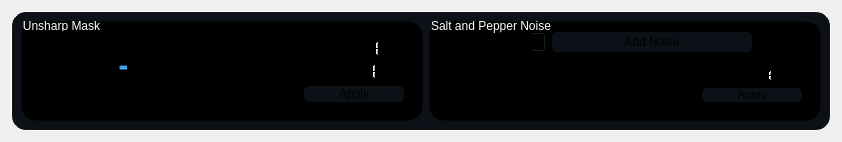
      <widget class="QWidget" name="tab_5">
       <attribute name="title">
        <string>Spatial Filtering</string>
       </attribute>
       <layout class="QGridLayout" name="gridLayout_13">
        <item row="0" column="0">
         <widget class="QGroupBox" name="main_groupBox_6">
          <property name="styleSheet">
           <string notr="true">QGroupBox {
background-color: rgb(13, 17, 23);
border: 1.2px solid #ffffff;
border-style: outset;
border-radius: 15px;
}
QGroupBox::title  {
    subcontrol-origin: margin;
    subcontrol-position: top left;
    padding: -5px 0px 0px 0px;
    color: rgb(255, 255, 255);
}</string>
          </property>
          <property name="title">
           <string/>
          </property>
          <layout class="QGridLayout" name="gridLayout_12">
           <item row="0" column="1">
            <widget class="QGroupBox" name="controls_groupBox_5">
             <property name="minimumSize">
              <size>
               <width>0</width>
               <height>100</height>
              </size>
             </property>
             <property name="maximumSize">
              <size>
               <width>16777215</width>
               <height>100</height>
              </size>
             </property>
             <property name="styleSheet">
              <string notr="true">background-color: black;
border-color: transparent;</string>
             </property>
             <property name="title">
              <string>Salt and Pepper Noise</string>
             </property>
             <layout class="QGridLayout" name="gridLayout_9">
              <item row="0" column="0">
               <layout class="QVBoxLayout" name="verticalLayout_16">
                <item>
                 <layout class="QHBoxLayout" name="horizontalLayout_25">
                  <item>
                   <spacer name="horizontalSpacer_14">
                    <property name="orientation">
                     <enum>Qt::Horizontal</enum>
                    </property>
                    <property name="sizeHint" stdset="0">
                     <size>
                      <width>40</width>
                      <height>20</height>
                     </size>
                    </property>
                   </spacer>
                  </item>
                  <item>
                   <widget class="QSpinBox" name="noise_percentage_spinBox">
                    <property name="minimum">
                     <number>10</number>
                    </property>
                    <property name="maximum">
                     <number>100</number>
                    </property>
                    <property name="singleStep">
                     <number>10</number>
                    </property>
                   </widget>
                  </item>
                  <item>
                   <widget class="QPushButton" name="noise_button">
                    <property name="minimumSize">
                     <size>
                      <width>200</width>
                      <height>0</height>
                     </size>
                    </property>
                    <property name="styleSheet">
                     <string notr="true">QPushButton {
    border-radius: 5px;
    border-style: outset;
    background: rgb(12, 17, 24);
	padding: 3;
    }

QPushButton:hover {
    background: rgb(63, 95, 127)
    }

QPushButton:pressed {
    border-style: inset;
    background:rgb(20, 20, 20)
    }</string>
                    </property>
                    <property name="text">
                     <string>Add Noise</string>
                    </property>
                   </widget>
                  </item>
                  <item>
                   <spacer name="horizontalSpacer_15">
                    <property name="orientation">
                     <enum>Qt::Horizontal</enum>
                    </property>
                    <property name="sizeHint" stdset="0">
                     <size>
                      <width>40</width>
                      <height>20</height>
                     </size>
                    </property>
                   </spacer>
                  </item>
                 </layout>
                </item>
                <item>
                 <widget class="QWidget" name="salt_controls_widget" native="true">
                  <layout class="QVBoxLayout" name="controls_verticalLayout_6">
                   <item>
                    <layout class="QHBoxLayout" name="horizontalLayout_23">
                     <item>
                      <widget class="QLabel" name="label_8">
                       <property name="text">
                        <string>Kernel Size:</string>
                       </property>
                      </widget>
                     </item>
                     <item>
                      <widget class="QSlider" name="salt_slider">
                       <property name="minimumSize">
                        <size>
                         <width>200</width>
                         <height>0</height>
                        </size>
                       </property>
                       <property name="maximumSize">
                        <size>
                         <width>200</width>
                         <height>16777215</height>
                        </size>
                       </property>
                       <property name="styleSheet">
                        <string notr="true">QSlider{
    background-color: transparent;
}

QSlider::handle {
    background-color: qradialgradient(
        cx: 0.7, cy: 1.4, fx: 0.7, fy: 1.4,
        radius: 1, stop: 0 #fff, stop: 1 #424242
        );
	border-radius: 2px;
    height: 40px;
    width: 40px;
    margin: -15px 0px;
    }

QSlider::handle::hover{
	border: inset;
	 background-color: qradialgradient(
        cx: 0.7, cy: 1.4, fx: 0.7, fy: 1.4,
        radius: 1, stop: 0 #bbb, stop: 1 #000
        );}</string>
                       </property>
                       <property name="minimum">
                        <number>1</number>
                       </property>
                       <property name="maximum">
                        <number>101</number>
                       </property>
                       <property name="singleStep">
                        <number>2</number>
                       </property>
                       <property name="pageStep">
                        <number>2</number>
                       </property>
                       <property name="sliderPosition">
                        <number>1</number>
                       </property>
                       <property name="orientation">
                        <enum>Qt::Horizontal</enum>
                       </property>
                       <property name="tickPosition">
                        <enum>QSlider::TicksBelow</enum>
                       </property>
                       <property name="tickInterval">
                        <number>5</number>
                       </property>
                      </widget>
                     </item>
                     <item>
                      <widget class="QLCDNumber" name="salt_lcd">
                       <property name="maximumSize">
                        <size>
                         <width>16777215</width>
                         <height>24</height>
                        </size>
                       </property>
                       <property name="intValue" stdset="0">
                        <number>1</number>
                       </property>
                      </widget>
                     </item>
                     <item>
                      <widget class="QLabel" name="direction_label_5">
                       <property name="text">
                        <string/>
                       </property>
                      </widget>
                     </item>
                    </layout>
                   </item>
                   <item>
                    <layout class="QHBoxLayout" name="horizontalLayout_24">
                     <item>
                      <spacer name="horizontalSpacer_13">
                       <property name="orientation">
                        <enum>Qt::Horizontal</enum>
                       </property>
                       <property name="sizeHint" stdset="0">
                        <size>
                         <width>40</width>
                         <height>20</height>
                        </size>
                       </property>
                      </spacer>
                     </item>
                     <item>
                      <widget class="QPushButton" name="salt_button">
                       <property name="minimumSize">
                        <size>
                         <width>100</width>
                         <height>0</height>
                        </size>
                       </property>
                       <property name="styleSheet">
                        <string notr="true">QPushButton {
    border-radius: 5px;
    border-style: outset;
    background: rgb(12, 17, 24);
	padding: 3;
    }

QPushButton:hover {
    background: rgb(63, 95, 127)
    }

QPushButton:pressed {
    border-style: inset;
    background:rgb(20, 20, 20)
    }</string>
                       </property>
                       <property name="text">
                        <string>Apply</string>
                       </property>
                      </widget>
                     </item>
                    </layout>
                   </item>
                  </layout>
                 </widget>
                </item>
               </layout>
              </item>
             </layout>
            </widget>
           </item>
           <item row="0" column="0">
            <widget class="QGroupBox" name="controls_groupBox_6">
             <property name="minimumSize">
              <size>
               <width>0</width>
               <height>100</height>
              </size>
             </property>
             <property name="maximumSize">
              <size>
               <width>16777215</width>
               <height>100</height>
              </size>
             </property>
             <property name="styleSheet">
              <string notr="true">background-color: black;
border-color: transparent;</string>
             </property>
             <property name="title">
              <string>Unsharp Mask</string>
             </property>
             <layout class="QGridLayout" name="gridLayout_10">
              <item row="0" column="0">
               <widget class="QWidget" name="r_controls_widget_3" native="true">
                <layout class="QVBoxLayout" name="controls_verticalLayout_5">
                 <item>
                  <layout class="QHBoxLayout" name="horizontalLayout_22">
                   <item>
                    <widget class="QLabel" name="label_7">
                     <property name="text">
                      <string>Kernel Size:   </string>
                     </property>
                    </widget>
                   </item>
                   <item>
                    <widget class="QSlider" name="unsharp_slider">
                     <property name="minimumSize">
                      <size>
                       <width>200</width>
                       <height>0</height>
                      </size>
                     </property>
                     <property name="maximumSize">
                      <size>
                       <width>200</width>
                       <height>16777215</height>
                      </size>
                     </property>
                     <property name="styleSheet">
                      <string notr="true">QSlider{
    background-color: transparent;
}

QSlider::handle {
    background-color: qradialgradient(
        cx: 0.7, cy: 1.4, fx: 0.7, fy: 1.4,
        radius: 1, stop: 0 #fff, stop: 1 #424242
        );
	border-radius: 2px;
    height: 40px;
    width: 40px;
    margin: -15px 0px;
    }

QSlider::handle::hover{
	border: inset;
	 background-color: qradialgradient(
        cx: 0.7, cy: 1.4, fx: 0.7, fy: 1.4,
        radius: 1, stop: 0 #bbb, stop: 1 #000
        );}</string>
                     </property>
                     <property name="minimum">
                      <number>1</number>
                     </property>
                     <property name="maximum">
                      <number>101</number>
                     </property>
                     <property name="singleStep">
                      <number>2</number>
                     </property>
                     <property name="pageStep">
                      <number>2</number>
                     </property>
                     <property name="sliderPosition">
                      <number>1</number>
                     </property>
                     <property name="orientation">
                      <enum>Qt::Horizontal</enum>
                     </property>
                     <property name="tickPosition">
                      <enum>QSlider::TicksBelow</enum>
                     </property>
                     <property name="tickInterval">
                      <number>5</number>
                     </property>
                    </widget>
                   </item>
                   <item>
                    <widget class="QLCDNumber" name="unsharp_lcd">
                     <property name="maximumSize">
                      <size>
                       <width>16777215</width>
                       <height>24</height>
                      </size>
                     </property>
                     <property name="intValue" stdset="0">
                      <number>1</number>
                     </property>
                    </widget>
                   </item>
                   <item>
                    <widget class="QLabel" name="direction_label_3">
                     <property name="text">
                      <string/>
                     </property>
                    </widget>
                   </item>
                  </layout>
                 </item>
                 <item>
                  <layout class="QHBoxLayout" name="horizontalLayout_26">
                   <item>
                    <widget class="QLabel" name="label_10">
                     <property name="text">
                      <string>Boost Factor:</string>
                     </property>
                    </widget>
                   </item>
                   <item>
                    <widget class="QSlider" name="boost_slider">
                     <property name="minimumSize">
                      <size>
                       <width>200</width>
                       <height>0</height>
                      </size>
                     </property>
                     <property name="maximumSize">
                      <size>
                       <width>200</width>
                       <height>16777215</height>
                      </size>
                     </property>
                     <property name="styleSheet">
                      <string notr="true">QSlider{
    background-color: transparent;
}

QSlider::handle {
    background-color: qradialgradient(
        cx: 0.7, cy: 1.4, fx: 0.7, fy: 1.4,
        radius: 1, stop: 0 #fff, stop: 1 #424242
        );
	border-radius: 2px;
    height: 40px;
    width: 40px;
    margin: -15px 0px;
    }

QSlider::handle::hover{
	border: inset;
	 background-color: qradialgradient(
        cx: 0.7, cy: 1.4, fx: 0.7, fy: 1.4,
        radius: 1, stop: 0 #bbb, stop: 1 #000
        );}</string>
                     </property>
                     <property name="minimum">
                      <number>1</number>
                     </property>
                     <property name="maximum">
                      <number>200</number>
                     </property>
                     <property name="singleStep">
                      <number>1</number>
                     </property>
                     <property name="pageStep">
                      <number>1</number>
                     </property>
                     <property name="sliderPosition">
                      <number>10</number>
                     </property>
                     <property name="orientation">
                      <enum>Qt::Horizontal</enum>
                     </property>
                     <property name="tickPosition">
                      <enum>QSlider::TicksBelow</enum>
                     </property>
                     <property name="tickInterval">
                      <number>10</number>
                     </property>
                    </widget>
                   </item>
                   <item>
                    <widget class="QLCDNumber" name="boost_lcd">
                     <property name="maximumSize">
                      <size>
                       <width>16777215</width>
                       <height>24</height>
                      </size>
                     </property>
                     <property name="intValue" stdset="0">
                      <number>1</number>
                     </property>
                    </widget>
                   </item>
                   <item>
                    <widget class="QLabel" name="direction_label_6">
                     <property name="text">
                      <string/>
                     </property>
                    </widget>
                   </item>
                  </layout>
                 </item>
                 <item>
                  <layout class="QHBoxLayout" name="horizontalLayout_21">
                   <item>
                    <spacer name="horizontalSpacer_12">
                     <property name="orientation">
                      <enum>Qt::Horizontal</enum>
                     </property>
                     <property name="sizeHint" stdset="0">
                      <size>
                       <width>40</width>
                       <height>20</height>
                      </size>
                     </property>
                    </spacer>
                   </item>
                   <item>
                    <widget class="QPushButton" name="unsharp_button">
                     <property name="minimumSize">
                      <size>
                       <width>100</width>
                       <height>0</height>
                      </size>
                     </property>
                     <property name="styleSheet">
                      <string notr="true">QPushButton {
    border-radius: 5px;
    border-style: outset;
    background: rgb(12, 17, 24);
	padding: 3;
    }

QPushButton:hover {
    background: rgb(63, 95, 127)
    }

QPushButton:pressed {
    border-style: inset;
    background:rgb(20, 20, 20)
    }</string>
                     </property>
                     <property name="text">
                      <string>Apply</string>
                     </property>
                    </widget>
                   </item>
                  </layout>
                 </item>
                </layout>
               </widget>
              </item>
             </layout>
            </widget>
           </item>
           <item row="1" column="0">
            <layout class="QVBoxLayout" name="unsharp_box">
             <property name="spacing">
              <number>10</number>
             </property>
            </layout>
           </item>
           <item row="1" column="1">
            <layout class="QVBoxLayout" name="salt_box">
             <property name="spacing">
              <number>10</number>
             </property>
            </layout>
           </item>
          </layout>
         </widget>
        </item>
       </layout>
      </widget>
